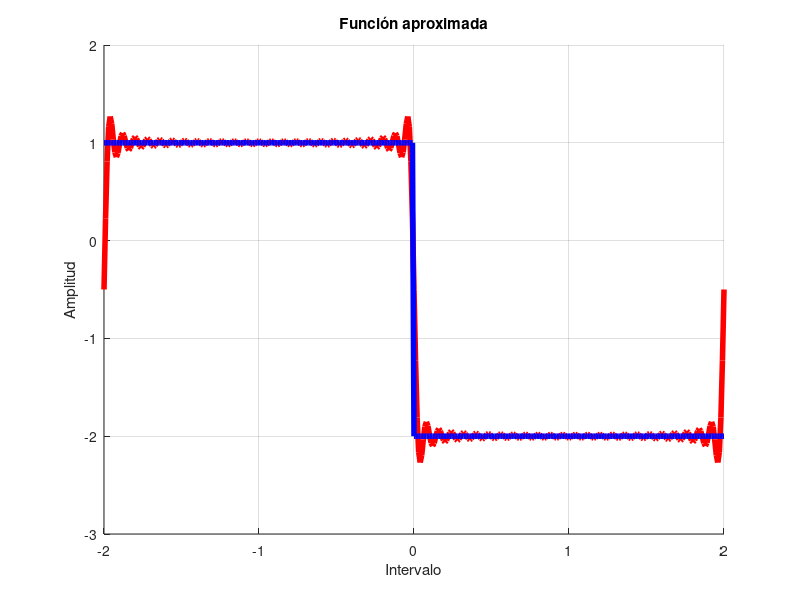

MATLAB code to generate this figure:
clc; 
clear;

% Definir Parámetros
t = -2:0.01:2;

% Definir Funciones
f1 = double(t < 0);
f2 = -2 * double(t >= 0);
y = f1 + f2;
cantidad_de_terminos = 50;
acumulador = 0;

%% Expansión de la sumatoria
for n = 1:cantidad_de_terminos
    an = 0;
    bn = (3 * (-1 + ((-1)^n))) / (pi * n);
    aux = an + bn * sin((pi * n / 2) * t);
    acumulador = acumulador + aux;
end

a0 = -1/2;
acumulador = a0 + acumulador;

% Graficar Funciones
hold on

% Función Aproximada
plot(t, acumulador, 'r', 'linewidth', 4);

% Función Original
plot(t, y, 'b', 'linewidth', 4);
title('Función aproximada');
xlabel('Intervalo');
ylabel('Amplitud');
grid on;